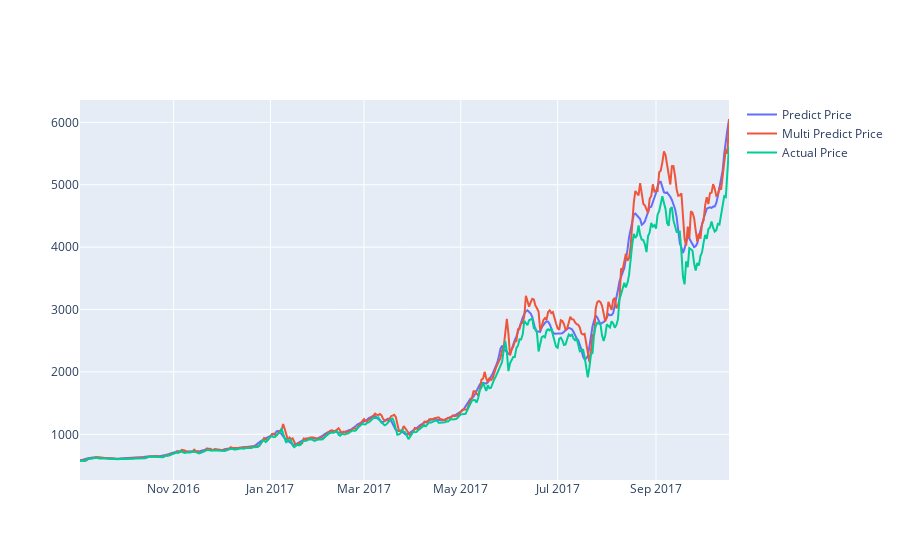

This figure's notebook cell:
### Markdown cell above
#### Plot line graph with actual price, predicted price with feature `Weighted Price`, predicted price with features `Volume` and `Weighted Price`

### Code cell
actual_chart = go.Scatter(x=predictDates, y=inv_y, name= 'Actual Price')
multi_predict_chart = go.Scatter(x=predictDates, y=inv_yhat, name= 'Multi Predict Price')
predict_chart = go.Scatter(x=predictDates, y=yhat_reshape, name= 'Predict Price')
py.iplot([predict_chart, multi_predict_chart, actual_chart])

### Figure 1 — Plotly figure (JSON) as saved in the notebook; plotly's stock layout.template omitted (floating-point values rounded to 4 significant figures; data arrays with more than 128 entries replaced by an {"elided": "..."} marker saying what was removed)
{"data": [{"name": "Predict Price", "type": "scatter", "x": {"elided": "410 str values"}, "y": {"elided": "410 float values"}}, {"name": "Multi Predict Price", "type": "scatter", "x": {"elided": "410 str values"}, "y": {"elided": "414 float values"}}, {"name": "Actual Price", "type": "scatter", "x": {"elided": "410 str values"}, "y": {"elided": "414 float values"}}], "layout": {}}
